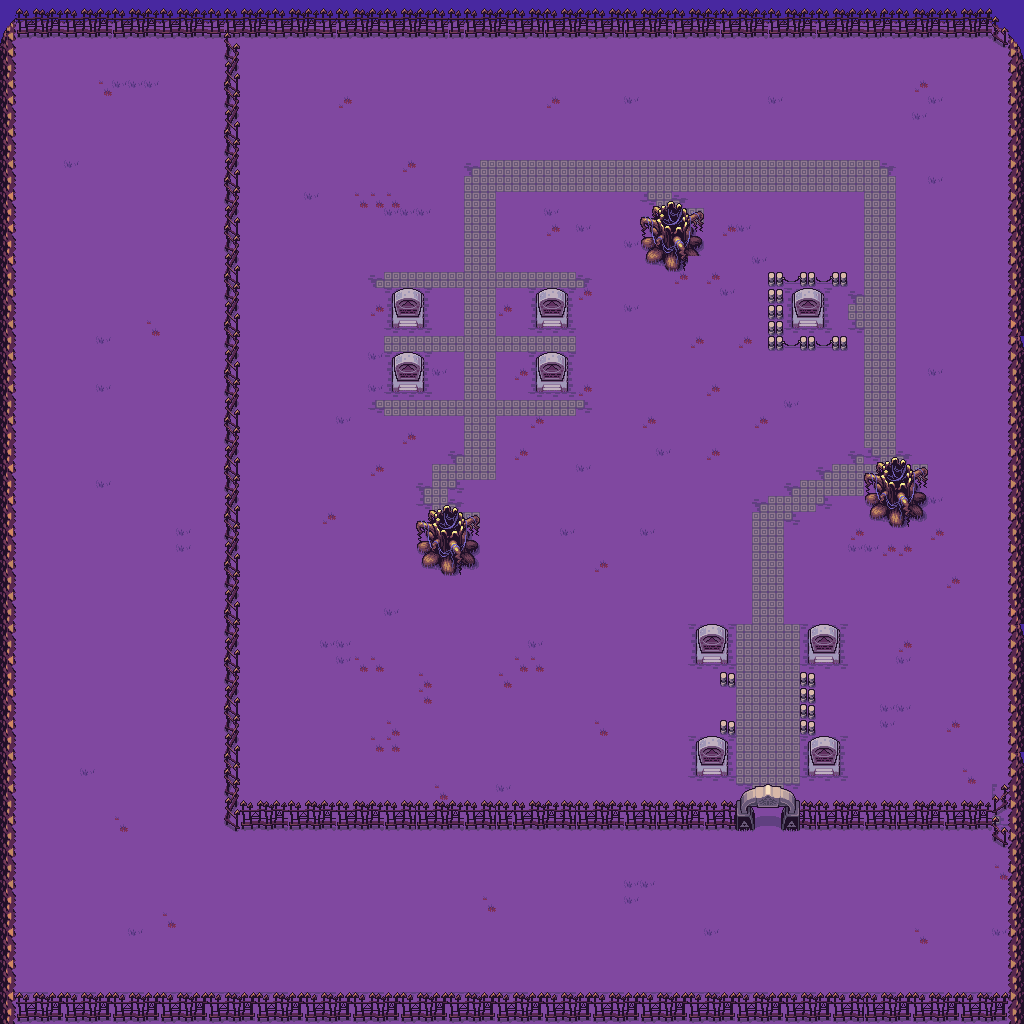

Rendered tile map (Tiled .tmx) drawn with the repository's tilesets; below, a short description and the map source with its tile grids summarised:
An orthogonal 64x64 tile map with 16x16 px tiles, 3 tile layers (walls, floor, overwall), 2 tilesets and 12 objects.

<map version="1.2" tiledversion="1.3.5" orientation="orthogonal" renderorder="right-down" width="64" height="64" tilewidth="16" tileheight="16" infinite="0" nextlayerid="10" nextobjectid="13">
 <editorsettings>
  <export target="../Deberes/Videojuegos/Produccion 3/ProduccionVideojuegos1/PruebaPjPrincipal/Assets/SuperTiled2Unity/mapa entrega 1.tmx" format="tmx" />
 </editorsettings>
 <tileset firstgid="1" source="red_tile.tsx" />
 <tileset firstgid="2" source="zelda_tiles.tsx" />
 <layer id="3" name="walls" width="64" height="64">
  <data>[4096 cells, 473 non-empty, 1 distinct tile ids]</data>
 </layer>
 <layer id="7" name="floor" width="64" height="64">
  <data>[4096 cells, 4090 non-empty, 210 distinct tile ids]</data>
 </layer>
 <layer id="8" name="overwall" width="64" height="64">
  <data>[4096 cells, 12 non-empty, 8 distinct tile ids]</data>
 </layer>
 <objectgroup id="9" name="collision_items">
  <object id="1" x="696.25" y="656">
   <polygon points="0,0 0.25,-26 10.75,-31.75 22,-31.5 30.25,-26.5 31.5,-1.5 30.5,-0.75" />
  </object>
  <object id="2" x="808.5" y="630.25">
   <polygon points="0,0 0,24.25 0.5,24.75 30,24.75 30.5,1 21.25,-5.5 9.75,-6" />
  </object>
  <object id="3" x="696.75" y="767.75">
   <polygon points="0,0 -0.25,-26 9.75,-31.75 20.75,-31.25 30.5,-26 31,-0.5" />
  </object>
  <object id="4" x="808" y="768.25">
   <polygon points="0,0 0.5,-26.25 10.5,-32 21.75,-31.75 31.25,-26.25 31.75,-0.5" />
  </object>
  <object id="5" x="872.364" y="506.545">
   <polygon points="0,0 -3.27273,10.3636 5.63636,13.6364 14.5455,9.45455 19.0909,19.6364 28.3636,20.9091 32.5455,9.81818 50.5455,11.4545 50.5455,3.45455 45.6364,-2.36364 53.8182,-7.45455 52.9091,-13.6364 42.1818,-15.0909 45.2727,-21.8182 42.3636,-24.5455 38.7273,-37.8182 30.1818,-47.8182 18.7273,-49.6364 5.93182,-43.8182 6.56818,-32.5455 -8.30682,-32.7955 4.85227,-13.7386 -7.875,-10.6364" />
  </object>
  <object id="6" x="824.182" y="295.818">
   <polygon points="0,0 -0.727273,31.6364 7.09091,40.1818 -39.2727,39.8182 -40.1818,-7.81818 7.45455,-7.45455" />
  </object>
  <object id="7" x="662.25" y="259.75">
   <polygon points="0,0 4.875,10.625 16,11.125 19,-0.5 36.5,-4.375 32,-12.375 41.125,-18.125 39.25,-22.25 29.625,-23.625 32.125,-30.125 29,-33.125 29,-37 26,-47.125 15.25,-56.875 -8.375,-53.25 -9.125,-40.875 -22.625,-42 -9.5,-23.625 -20.25,-21.75 -20.25,-13.375 -12,-11.125 -17.125,0.125 -8.5,3.25" />
  </object>
  <object id="8" x="392.545" y="318.182">
   <polygon points="0,0 0.363636,-24.5455 10.1818,-29.2727 23.6364,-29.4545 30.7273,-24.3636 31.0909,0.909091" />
  </object>
  <object id="9" x="392" y="358">
   <polygon points="0,0 0.545455,25.8182 30.7273,25.6364 31.0909,0.909091 22,-5.09091 8.90909,-5.45455" />
  </object>
  <object id="10" x="535.75" y="358">
   <polygon points="0,0 0.75,25 30,25.25 31.75,-0.5 20.25,-6 10.75,-6" />
  </object>
  <object id="11" x="536" y="318.5">
   <polygon points="0,0 0.5,-24.75 9.25,-30.5 22.75,-29.75 31,-25 31.75,-0.25" />
  </object>
  <object id="12" x="439.818" y="564.909">
   <polygon points="0,0 4.72727,8.72727 13.6364,9.27273 18,0.545455 33.6364,0.181818 36.5455,-5.81818 29.6364,-13.6364 38.1818,-19.0909 37.8182,-23.2727 27.8182,-26 29.2727,-31.2727 26.9091,-34.1818 20.5455,-51.8182 10.1818,-58.5455 -9.02273,-53.5455 -24.7727,-42.0227 -10,-23.0682 -21.0909,-24.5455 -22.1818,-19.0909 -15.8182,-12.7273 -9.45455,-12.7273 -19.0909,-4 -15.6364,1.45455 -10.9091,1.63636" />
  </object>
 </objectgroup>
</map>
